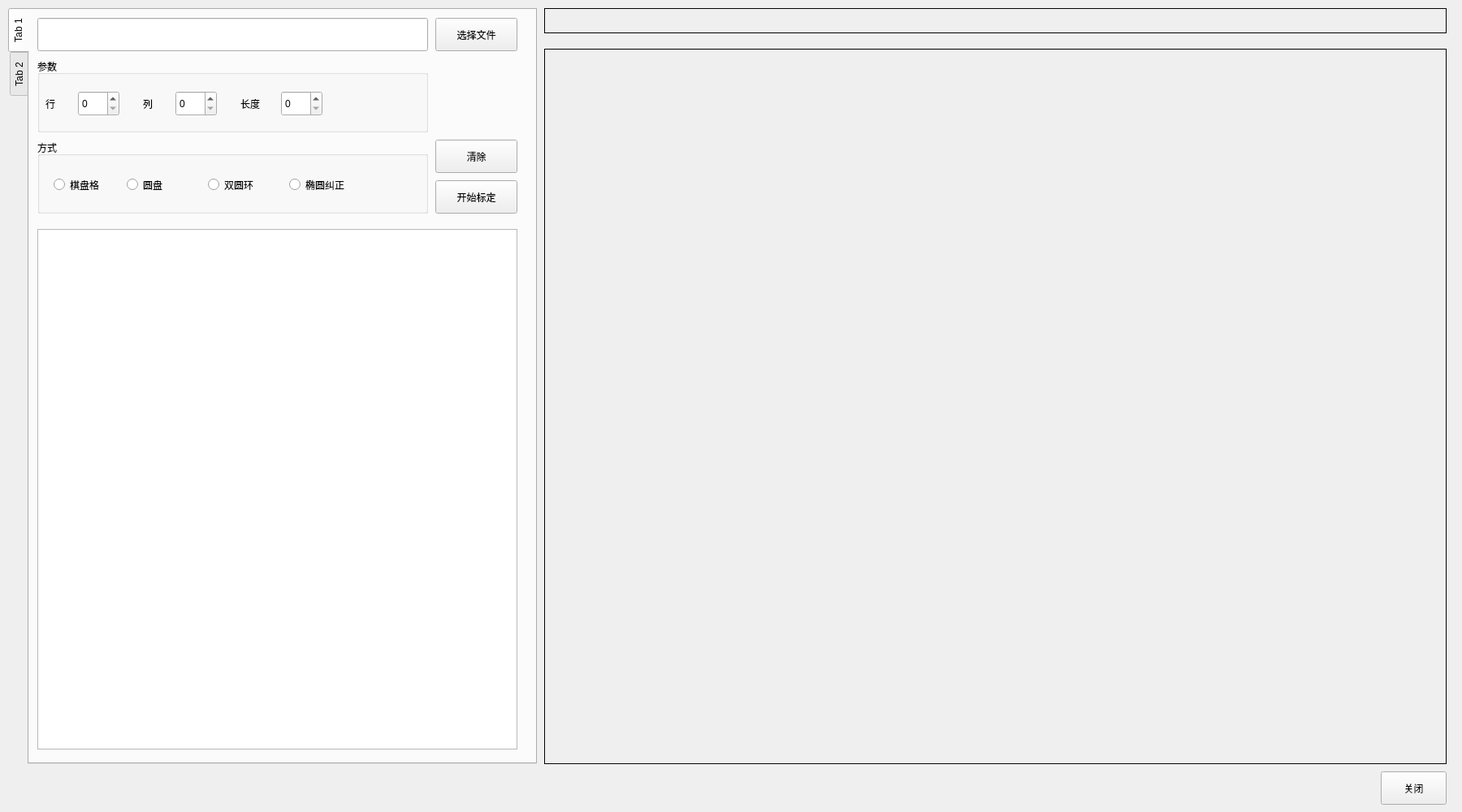
<?xml version="1.0" encoding="UTF-8"?>
<ui version="4.0">
 <class>Monocular</class>
 <widget class="QWidget" name="Monocular">
  <property name="geometry">
   <rect>
    <x>0</x>
    <y>0</y>
    <width>1800</width>
    <height>1000</height>
   </rect>
  </property>
  <property name="windowTitle">
   <string>Monocular</string>
  </property>
  <widget class="QTabWidget" name="tabWidget_main">
   <property name="geometry">
    <rect>
     <x>10</x>
     <y>10</y>
     <width>651</width>
     <height>931</height>
    </rect>
   </property>
   <property name="tabPosition">
    <enum>QTabWidget::West</enum>
   </property>
   <property name="currentIndex">
    <number>0</number>
   </property>
   <widget class="QWidget" name="tab">
    <attribute name="title">
     <string>Tab 1</string>
    </attribute>
    <widget class="QLineEdit" name="lineEdit">
     <property name="geometry">
      <rect>
       <x>10</x>
       <y>10</y>
       <width>481</width>
       <height>41</height>
      </rect>
     </property>
    </widget>
    <widget class="QPushButton" name="pushButton_sec">
     <property name="geometry">
      <rect>
       <x>500</x>
       <y>10</y>
       <width>101</width>
       <height>41</height>
      </rect>
     </property>
     <property name="text">
      <string>选择文件</string>
     </property>
    </widget>
    <widget class="QGroupBox" name="groupBox">
     <property name="geometry">
      <rect>
       <x>10</x>
       <y>60</y>
       <width>481</width>
       <height>91</height>
      </rect>
     </property>
     <property name="title">
      <string>参数</string>
     </property>
     <widget class="QSpinBox" name="spinBox_wid">
      <property name="geometry">
       <rect>
        <x>50</x>
        <y>40</y>
        <width>51</width>
        <height>31</height>
       </rect>
      </property>
     </widget>
     <widget class="QSpinBox" name="spinBox_hei">
      <property name="geometry">
       <rect>
        <x>170</x>
        <y>40</y>
        <width>51</width>
        <height>31</height>
       </rect>
      </property>
     </widget>
     <widget class="QSpinBox" name="spinBox_sq">
      <property name="geometry">
       <rect>
        <x>300</x>
        <y>40</y>
        <width>51</width>
        <height>31</height>
       </rect>
      </property>
     </widget>
     <widget class="QLabel" name="label">
      <property name="geometry">
       <rect>
        <x>10</x>
        <y>40</y>
        <width>41</width>
        <height>31</height>
       </rect>
      </property>
      <property name="text">
       <string>行</string>
      </property>
     </widget>
     <widget class="QLabel" name="label_2">
      <property name="geometry">
       <rect>
        <x>130</x>
        <y>40</y>
        <width>41</width>
        <height>31</height>
       </rect>
      </property>
      <property name="text">
       <string>列</string>
      </property>
     </widget>
     <widget class="QLabel" name="label_3">
      <property name="geometry">
       <rect>
        <x>250</x>
        <y>40</y>
        <width>41</width>
        <height>31</height>
       </rect>
      </property>
      <property name="text">
       <string>长度</string>
      </property>
     </widget>
    </widget>
    <widget class="QGroupBox" name="groupBox_2">
     <property name="geometry">
      <rect>
       <x>10</x>
       <y>160</y>
       <width>481</width>
       <height>91</height>
      </rect>
     </property>
     <property name="title">
      <string>方式</string>
     </property>
     <widget class="QRadioButton" name="radioButton_chess">
      <property name="geometry">
       <rect>
        <x>20</x>
        <y>40</y>
        <width>86</width>
        <height>31</height>
       </rect>
      </property>
      <property name="text">
       <string>棋盘格</string>
      </property>
     </widget>
     <widget class="QRadioButton" name="radioButton_circle">
      <property name="geometry">
       <rect>
        <x>110</x>
        <y>40</y>
        <width>86</width>
        <height>31</height>
       </rect>
      </property>
      <property name="text">
       <string>圆盘</string>
      </property>
     </widget>
     <widget class="QRadioButton" name="radioButton_doublering">
      <property name="geometry">
       <rect>
        <x>210</x>
        <y>40</y>
        <width>86</width>
        <height>31</height>
       </rect>
      </property>
      <property name="text">
       <string>双圆环</string>
      </property>
     </widget>
     <widget class="QRadioButton" name="radioButton_ellipse">
      <property name="geometry">
       <rect>
        <x>310</x>
        <y>40</y>
        <width>141</width>
        <height>31</height>
       </rect>
      </property>
      <property name="text">
       <string>椭圆纠正</string>
      </property>
     </widget>
    </widget>
    <widget class="QTextEdit" name="textEdit">
     <property name="geometry">
      <rect>
       <x>10</x>
       <y>270</y>
       <width>591</width>
       <height>641</height>
      </rect>
     </property>
    </widget>
    <widget class="QPushButton" name="pushButton_start">
     <property name="geometry">
      <rect>
       <x>500</x>
       <y>210</y>
       <width>101</width>
       <height>41</height>
      </rect>
     </property>
     <property name="text">
      <string>开始标定</string>
     </property>
    </widget>
    <widget class="QPushButton" name="pushButton_clear">
     <property name="geometry">
      <rect>
       <x>500</x>
       <y>160</y>
       <width>101</width>
       <height>41</height>
      </rect>
     </property>
     <property name="text">
      <string>清除</string>
     </property>
    </widget>
   </widget>
   <widget class="QWidget" name="tab_2">
    <attribute name="title">
     <string>Tab 2</string>
    </attribute>
   </widget>
  </widget>
  <widget class="QLabel" name="label_image_title">
   <property name="geometry">
    <rect>
     <x>670</x>
     <y>10</y>
     <width>1111</width>
     <height>31</height>
    </rect>
   </property>
   <property name="frameShape">
    <enum>QFrame::Box</enum>
   </property>
   <property name="text">
    <string/>
   </property>
  </widget>
  <widget class="QLabel" name="label_images">
   <property name="geometry">
    <rect>
     <x>670</x>
     <y>60</y>
     <width>1111</width>
     <height>881</height>
    </rect>
   </property>
   <property name="frameShape">
    <enum>QFrame::Box</enum>
   </property>
   <property name="text">
    <string/>
   </property>
  </widget>
  <widget class="QPushButton" name="close">
   <property name="geometry">
    <rect>
     <x>1700</x>
     <y>950</y>
     <width>81</width>
     <height>41</height>
    </rect>
   </property>
   <property name="text">
    <string>关闭</string>
   </property>
  </widget>
  <widget class="QLabel" name="label_help">
   <property name="geometry">
    <rect>
     <x>30</x>
     <y>950</y>
     <width>1651</width>
     <height>41</height>
    </rect>
   </property>
   <property name="text">
    <string/>
   </property>
  </widget>
 </widget>
 <resources/>
 <connections/>
</ui>
